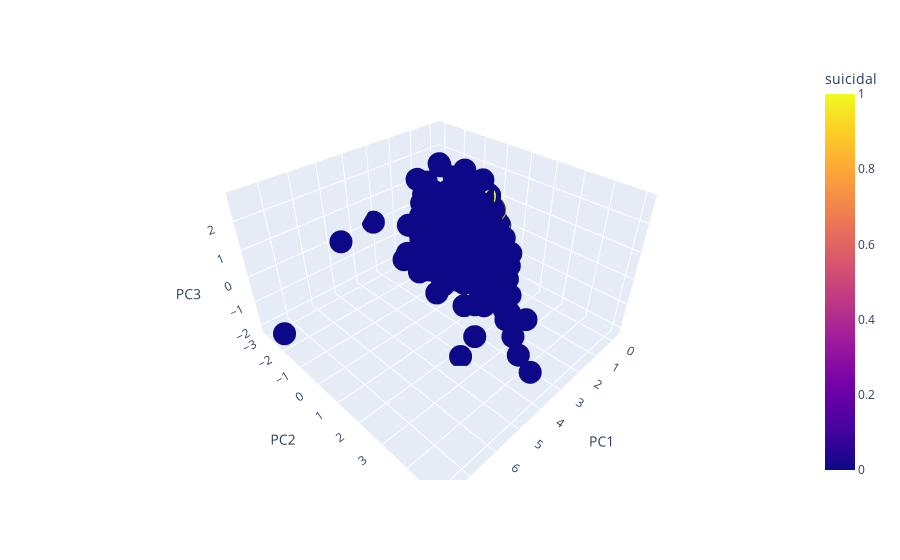

The notebook cell this image was saved under:
### Code cell
#now in 3D with plotly
import plotly.express as px
pca = PCA(n_components=3)
pca.fit(dtm_train)
dtm_train_pca = pca.transform(dtm_train)
dtm_train_pca = pd.DataFrame(dtm_train_pca, columns=['PC1', 'PC2', 'PC3'])
dtm_train_pca['suicidal'] = data_train_['suicidal'].values
fig = px.scatter_3d(dtm_train_pca, x='PC1', y='PC2', z='PC3', color='suicidal')
fig.show()

### Figure 1 — Plotly figure (JSON) as saved in the notebook; plotly's stock layout.template omitted (floating-point values rounded to 4 significant figures; data arrays with more than 128 entries replaced by an {"elided": "..."} marker saying what was removed)
{"data": [{"hovertemplate": "PC1=%{x}<br>PC2=%{y}<br>PC3=%{z}<br>suicidal=%{marker.color}<extra></extra>", "legendgroup": "", "marker": {"color": {"elided": "8968 int values"}, "coloraxis": "coloraxis", "symbol": "circle"}, "mode": "markers", "name": "", "scene": "scene", "showlegend": false, "type": "scatter3d", "x": {"elided": "8968 float values"}, "y": {"elided": "8968 float values"}, "z": {"elided": "8968 float values"}}], "layout": {"coloraxis": {"colorbar": {"title": {"text": "suicidal"}}, "colorscale": [[0, "#0d0887"], [0.1111, "#46039f"], [0.2222, "#7201a8"], [0.3333, "#9c179e"], [0.4444, "#bd3786"], [0.5556, "#d8576b"], [0.6667, "#ed7953"], [0.7778, "#fb9f3a"], [0.8889, "#fdca26"], [1, "#f0f921"]]}, "legend": {"tracegroupgap": 0}, "margin": {"t": 60}, "scene": {"domain": {"x": [0, 1], "y": [0, 1]}, "xaxis": {"title": {"text": "PC1"}}, "yaxis": {"title": {"text": "PC2"}}, "zaxis": {"title": {"text": "PC3"}}}}}
